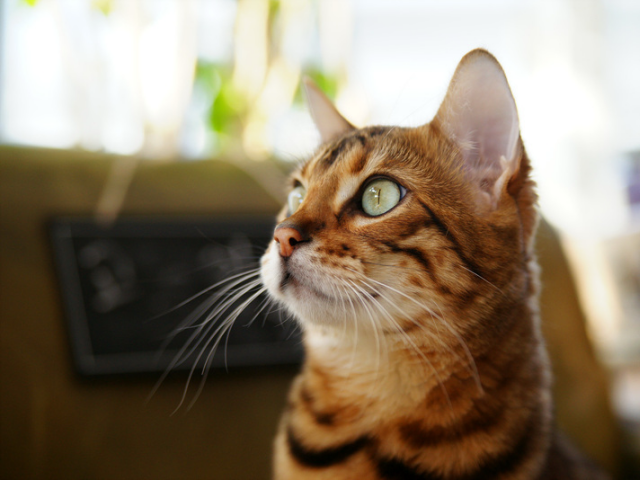
//> input picture cat.bmp, 640 x 480 px
$ ./main   (built with g++ and OpenCV 4)
//> lines starting //> are read from the running program, lines starting //| are printed output that depends on the picture
// [9 lines of commented-out code are left out]

#include "opencv2/opencv.hpp"
#include <iostream>

using namespace cv;
using namespace std;

String filename = "mydata.xml";					// 데이터 파일 이름 전역 변수 선언
//String filename = "mydata.yml";
//String filename = "mydata.json";

void read_write();
void Point_pt();
void Rect_rc();
void RotatedRect_rrc();
void MatOp1();
void MatOp2();
void MatOp3();
void MatOp4();
void MatOp5();
void MatOp6();
void MatOp7();
void VecOp();
void ScalarOp();
void camera_in();
void video_in();
void camera_in_video_out();
void drawLines();
void drawPolys();
void drawText1();
void drawText2();
void keyboard();
void trackbar();
void on_level_change(int pos, void* userdata);
void writeData();
void readData();
void mask_setTo();
void mask_copyTo();
void time_inverse();
void gray_sum();
void color_sum();
void min_max();
void norm1();
void norm2();
void round();
void brightness1();
void brightness2();
void brightness3();
void brightness4();
void brightness5();
void on_brightness(int pos, void* userdata);
void contrast1();
void contrast2();
void histogram_cameraMan();
Mat calGrayHist(const Mat& img);
Mat getGrayHistImage(const Mat& hist);
Mat getBlueHistImage(const Mat& hist);
Mat getGreenHistImage(const Mat& hist);
Mat getRedHistImage(const Mat& hist);
void histogram_cameraMan2();
void histogram_stretching();
void histogram_equalization();
void arithmetic();
void logical();
void arit_logi();
void filter_embossing();
void blurring_mean();
void blurring_gaussian();
void unsharp_mask();
void noise_gaussian();
void filter_bilateral();
void filter_median();
void affine_transform();
void affine_translation();
void affine_shear();
void affine_scale();
void affine_rotation1();
void affine_rotation2();
void affine_flip();
void sobel_edge();
void canny_edge();
void hough_lines();
void hough_line_segments();
void hough_circles1();
void hough_circles2();
void color_inverse();
void color_split();
void color_equal();
int lower_hue = 40, upper_hue = 80;
Mat candy, candy_hsv, candy_mask;
void color_hue();
void on_hue_changed(int, void*);
void color_backproj1();
Mat ref_img, ref_ycrcb, ref_mask;
vector<Point> pts_mouse;
void on_mouse(int event, int x, int y, int flags, void* userdata);
void color_backproj2();
void adaptive();
void on_trackbar(int pos, void* userdata);
void struct_element();
void erode_dilate();
void open_close();
void labeling_basic1();
void labeling_basic2();
void labeling_stats();
void contours_basic();
void contours_hier();
void bounding_min_rect();


// [213 lines left out: functions main, read_write, Point_pt, Rect_rc, RotatedRect_rrc, MatOp1 and 1 more, not called in this run]

void MatOp3()
{
	Mat img1 = imread("cat.bmp");
//> img1 is the input picture: 480 rows x 640 cols, CV_8UC3; mean B, G, R 104.5, 125.6, 140.8

	if (img1.empty())
	{
		cerr << "Image load failed!" << endl;
		return;
	}

	Mat img2 = img1(Rect(220, 120, 340, 240));			// 얕은 복사
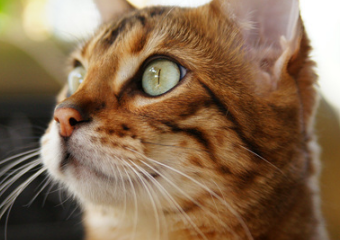
//> img2: 240 rows x 340 cols, CV_8UC3; mean B, G, R 80, 107.4, 134.5
	Mat img3 = img1(Rect(220, 120, 340, 240)).clone();			// 깊은 복사

	img2 = ~img2;			// 반전
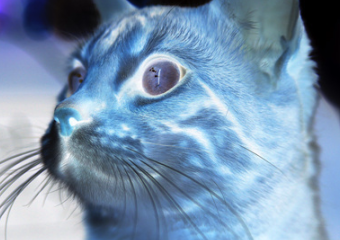
//> img2: 240 rows x 340 cols, CV_8UC3; mean B, G, R 175, 147.6, 120.5

	imshow("img1", img1);
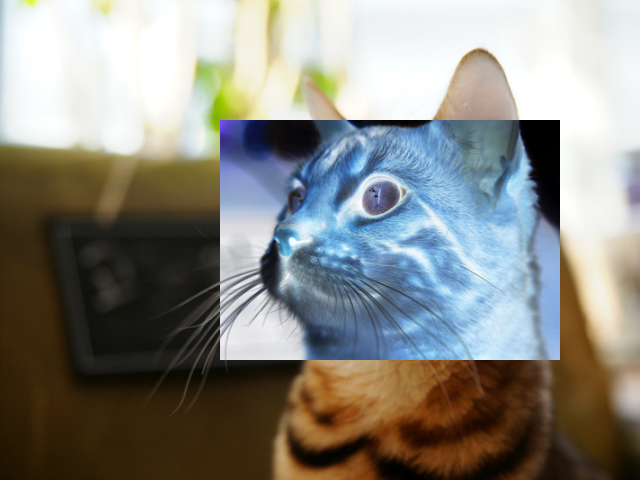
//> window 'img1': 480 rows x 640 cols, CV_8UC3; mean B, G, R 129.8, 136.3, 137.1
	imshow("img2", img2);
	imshow("img3", img3);

	waitKey();
	destroyAllWindows();
}

// [2477 lines left out: functions MatOp4, MatOp5, MatOp6, MatOp7, VecOp, ScalarOp and 80 more, not called in this run]

// added to run one function of the file
int main() { MatOp3(); }
